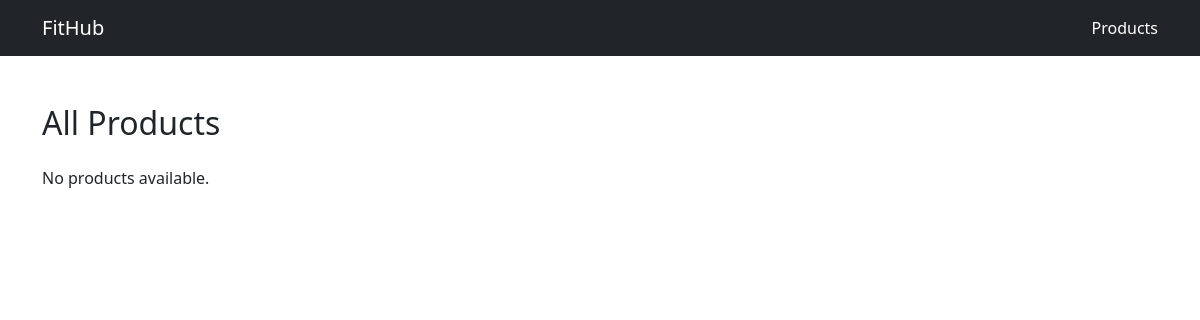
/products/, run on an earlier commit of the app's database.
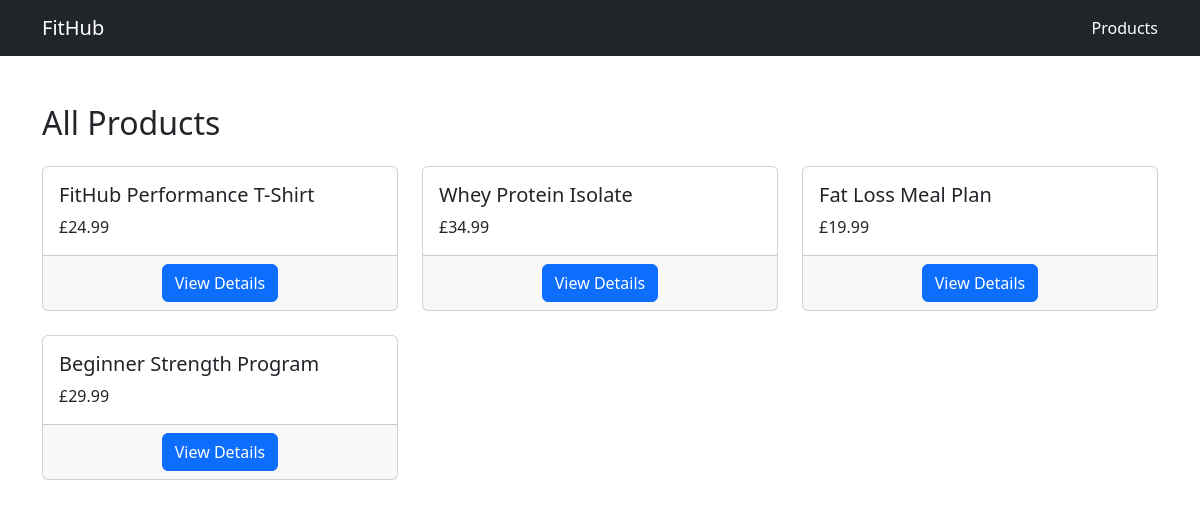
And on a later commit of the database.
### products/models.py (models this page shows, shortened)
class Product(models.Model):
    name = models.CharField(max_length=100)
    description = models.TextField()
    price = models.DecimalField(
        max_digits=6,
        decimal_places=2
    )
    is_premium = models.BooleanField(default=False)
    image_url = models.URLField(max_length=1024, null=True, blank=True)
    image = models.ImageField(null=True, blank=True)
    category = models.ForeignKey(Category, on_delete=models.CASCADE, related_name='products', null=True, blank=True)
    created_at = models.DateTimeField(default=timezone.now)
    class Meta:
        verbose_name_plural = "Products"
        ordering = ['name']

### products/views.py (the view)
# urls.py: path('', ProductListView.as_view(), name='product_list'),
class ProductListView(ListView):
    model = Product
    template_name = "products/product_list.html"
    context_object_name = "products"
    ordering = ['-created_at']

### products/templates/products/product_list.html (shortened to what this page needs)
{% extends "base.html" %}
{% block content %}
<div class="container mt-5">
    <h2 class="mb-4">All Products</h2>
    <div class="row">
        {% for product in products %}
            <div class="col-md-4 mb-4">
                <div class="card h-100">
                    <div class="card-body">
                        <h5 class="card-title">{{ product.name }}</h5>
                        <p class="card-text">£{{ product.price }}</p>
                    </div>
                    <div class="card-footer text-center">
                        <a href="{% url 'product_detail' product.pk %}" class="btn btn-primary">
                            View Details
                        </a>
                    </div>
                </div>
            </div>
        {% empty %}
            <p>No products available.</p>
        {% endfor %}
    </div>
</div>
{% endblock %}

### templates/base.html (shortened to what this page needs)
<!DOCTYPE html>
<html lang="en">
<head>
    <link href="https://cdn.jsdelivr.net/npm/bootstrap@5.3.3/dist/css/bootstrap.min.css" rel="stylesheet">
</head>
<body>
<nav class="navbar navbar-expand-lg navbar-dark bg-dark">
    <div class="container">
        <a class="navbar-brand" href="#">FitHub</a>
        <div>
            <a class="nav-link text-white d-inline" href="{% url 'product_list' %}">Products</a>
        </div>
    </div>
</nav>
{% block content %}
{% endblock %}
</body>
</html>

What changed in the data, as far as the page shows it:
added Product: name "FitHub Performance T-Shirt", price "24.99"
added Product: name "Whey Protein Isolate", price "34.99"
added Product: name "Fat Loss Meal Plan", price "19.99"
added Product: name "Beginner Strength Program", price "29.99"
Also different on the page:
text no longer shown: "No products available."
